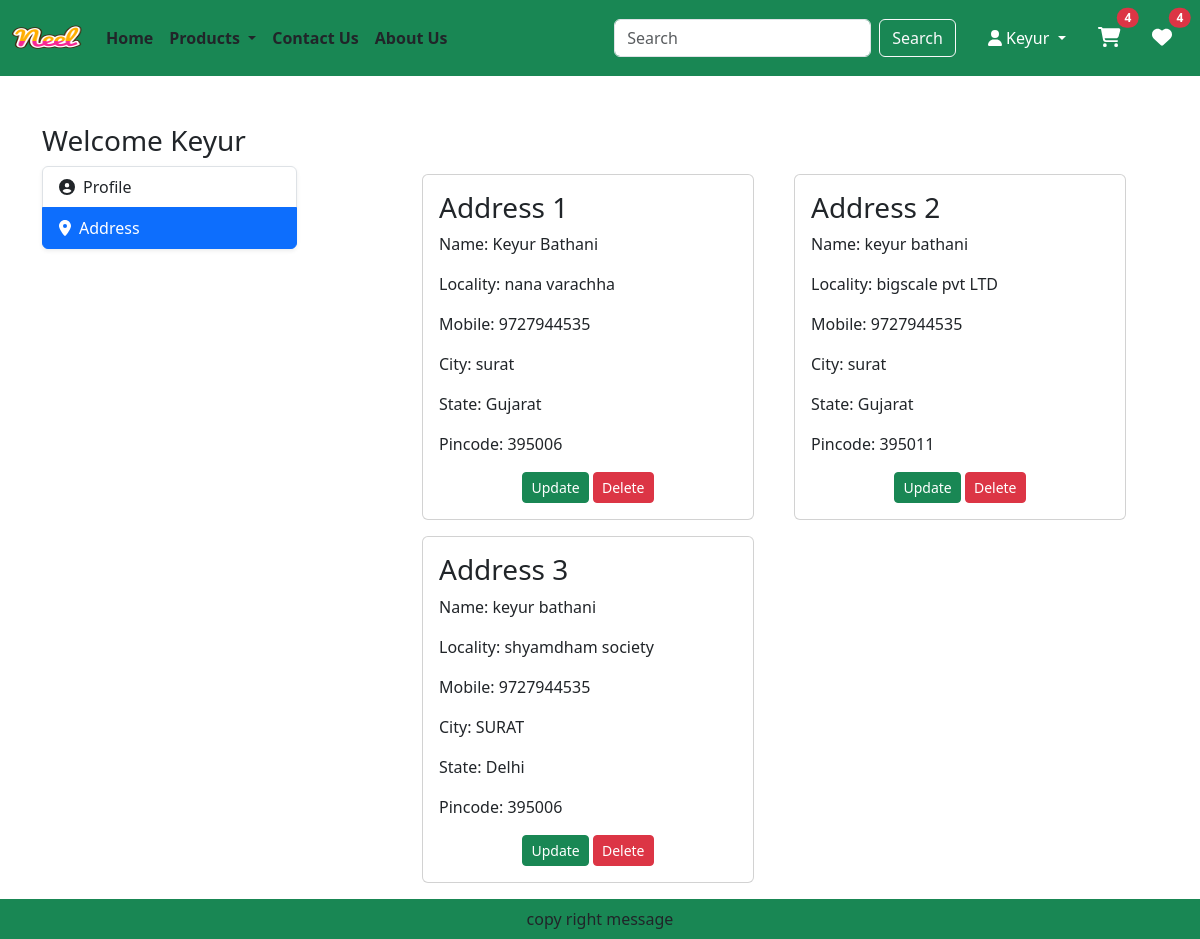
/address/ (signed in), run on an earlier commit of the app's database.
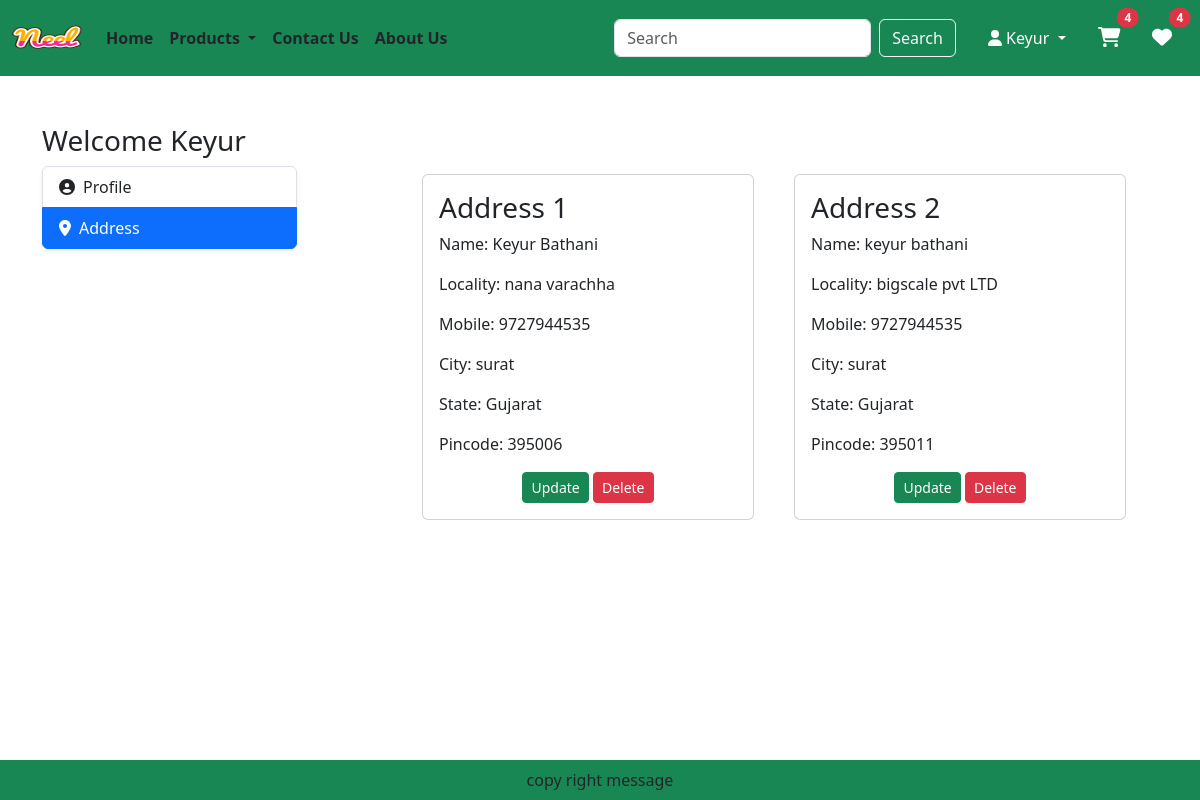
And on a later commit of the database.
### app/models.py (models this page shows, shortened)
class Customer(models.Model):
    user = models.ForeignKey(User, on_delete=models.CASCADE)
    name = models.CharField(max_length=200)
    locality = models.CharField(max_length=200)
    city = models.CharField(max_length=50)
    mobile = models.CharField(max_length=10)
    zipcode = models.CharField(max_length=10)
    state = models.CharField(choices=STATE_CHOICES, max_length=50)

### app/views.py (the view)
# urls.py: path('address/', views.customer_address, name='customer-address'),
def customer_address(request):
    add = Customer.objects.filter(user=request.user)
    return render(request, 'app/customeraddress.html', locals())

### app/templates/app/customeraddress.html (shortened to what this page needs)
{% extends 'app/layout.html' %}
{% load static %}
{% block content %}
<div class="container my-5">
  <div class="row">
    <h3>
      Welcome <span class="text-capitalize">{{ request.user }}</span>
    </h3>
     <div class="row">
    <div class="col-md-3">
      <div class="list-group shadow-sm">
        <a href="{% url 'customer-profile' %}"
           class="list-group-item list-group-item-action d-flex align-items-center {% if request.resolver_match.url_name == 'customer-profile' %}active{% endif %}">
          <i class="fas fa-user-circle me-2"></i>Profile
        </a>
        <a href="{% url 'customer-address' %}"
           class="list-group-item list-group-item-action d-flex align-items-center {% if request.resolver_match.url_name == 'customer-address' %}active{% endif %}">
          <i class="fas fa-map-marker-alt me-2"></i>Address
        </a>
      </div>
    </div>
 <div class="col-sm-8 offset-sm-1">
  <div class="row">
    {% for ad in add %}
      <div class="col-sm-6">
        <div class="card m-2">
          <div class="card-body">
            <h3>Address {{ forloop.counter }}</h3>
            <p>Name: {{ ad.name }}</p>
            <p>Locality: {{ ad.locality }}</p>
            <p>Mobile: {{ ad.mobile }}</p>
            <p>City: {{ ad.city }}</p>
            <p>State: {{ ad.state }}</p>
            <p>Pincode: {{ ad.zipcode }}</p>
            <div class="text-center">
              <a href="{% url 'update-address' ad.id %}"
                 type="button"
                 class="btn btn-success btn-sm">
                 Update
              </a>
              <form action="{% url 'delete-address' ad.id %}" method="POST" class="d-inline">
                <button type="submit" class="btn btn-danger btn-sm">Delete</button>
              </form>
            </div>
            </div>
        </div>
      </div>
    {% endfor %}
  </div>
</div>
{% endblock %}

What changed in the data, as far as the page shows it:
removed Customer: name "keyur bathani", locality "shyamdham society", mobile "9727944535", city "SURAT", state "Delhi", zipcode "395006"
